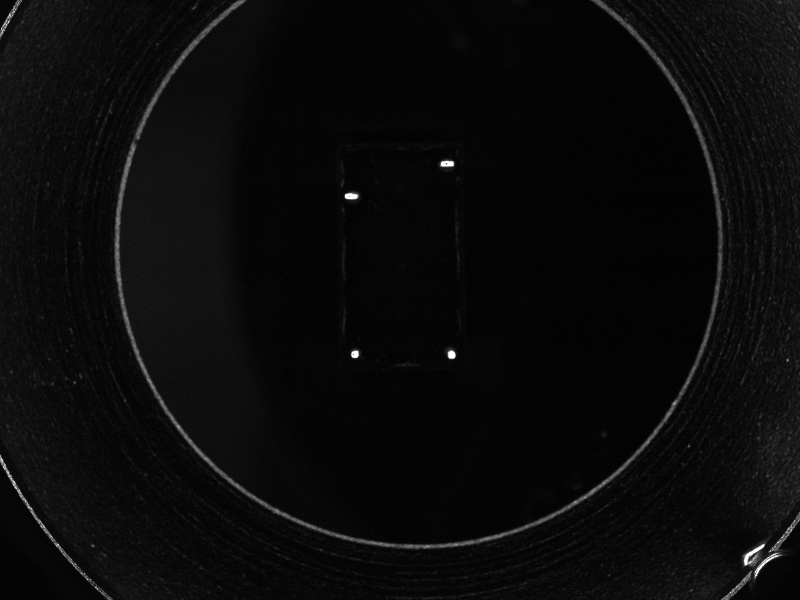
#> input picture facc/B01/B01-08.bmp, 1600 x 1200 px (shown at 1/2 size)
$ python B01.py   (older library calls are emulated)
#> lines starting #> are read from the running program, lines starting #| are printed output that depends on the picture; after the words box and inside, x2 and y2 are one past the last pixel; in counts of white or black regions, pixels touching at a corner belong together
#> in unitTest, input is the input picture: shape (1200, 1600, 3); min 0, max 255, mean 10.5
import cv2
import numpy as np
#去除指定大小的区域
from mpl_toolkits.mplot3d import Axes3D
import math
import matplotlib.pyplot as plt
import facc.HistUtil as histUtil
#用来强度分层
# [88 lines left out: functions intensitySlicing, RemoveSelectRegion, not called in this run]
#去除二值图像边缘的突出部
def delete_jut(src,uthreshold,vthreshold,type):
    threshold = 0
    dst = src.copy()
    sp = src.shape
    height = sp[0]
    width = sp[1]
    k = 0
    #type = 0 就是消除黑色的突出部 type=1就是消除白色的突出部
    mode = (1-type)*255
    modeInver = 255-mode
    for i in range(height-1):
        for j in range(width-1):
            #行消除
            if dst[i,j]== mode and dst[i,j+1] == modeInver:
                if j+uthreshold >= width:
                    for k in range(j+1,width):
                        dst[i,k] = mode
                else:
                    for k in range(j+2,j+uthreshold+1):
                        if dst[i,k] == mode:
                            break
                    if dst[i,k]  == mode:
                        for h in range(j+1,k):
                            dst[i,h] = mode
            #列消除
            if dst[i,j] == mode and dst[i+1,j] == modeInver:
                if i+vthreshold >= height:
                    for k in range(i+1,height):
                        dst[k,j] = mode
                else:

                    for k in range(i+2,i+vthreshold+1):
                        if dst[k,j] == mode:
                            break
                    if dst[k,j] == mode:
                        for h in range(i+1,k):
                            dst[h,j] = mode
    #根据需求，强制性去除上下四行
    for i in range(2):
        for j in range(width):
            dst[i,j] = mode;
    for i in range(height-1,height-3,-1):
        for j in range(width):
            dst[i,j] = mode;
    return dst

def inching(img,rect):
    x=0
    y=0
    height=0
    width =0
    #先对左列进行扫描
    #左列扫描区域
    left = img[rect[1]:rect[1]+rect[3],rect[0]-5:rect[0]+5]
    right = img[rect[1]:rect[1]+rect[3],rect[0]+rect[2]-5:rect[0]+rect[2]+5]
    up = img[rect[1]-3:rect[1]+3,rect[0]:rect[0]+rect[2]]
    down = img[rect[1]+rect[3]-3:rect[1]+rect[3]+3,rect[0]:rect[0]+rect[2]]
    anchor = (-1, -1);
    delta = 0;
    #自定义卷积核
    # kernel = np.zeros((1,3))
    # kernel[0,0]=-1;kernel[0,1]=1;kernel[0,2]=0
    # dst = cv2.filter2D(left,-1,kernel,anchor=anchor,delta=delta,borderType=cv2.BORDER_DEFAULT)
    #直接寻找靠近255一半的行或列
    #对列
    cols = np.sum(left, axis=0)
    cols = cols/left.shape[0]
    for i in range(len(cols)):
        if cols[i]>=200:
            x = i-5+rect[0]
            print(i)
            break;
    cols = np.sum(right, axis=0)
    cols = cols/right.shape[0]
    for i in range(len(cols)-1,-1,-1):
        if cols[i] >= 200:
            width = i - 5 + rect[0]+rect[2] -x
            print(i)
            break;
    rows = np.sum(up, axis=1)
    rows = rows/up.shape[1]
    for i in range(len(rows)):
        if rows[i] >= 200:
            y = i-3+rect[1]
            break;
    rows = np.sum(down, axis=1)
    rows = rows/down.shape[1]
    for i in range(len(rows)-1,-1,-1):
        if rows[i] >= 200:
            height = i-3+rect[1]+rect[3]-y;
            break;
    newRect = (x,y,width,height)
    return newRect

# [7 lines left out: function avgGray, not called in this run]
def process(input):
    #进行截取是为了降低时间和去噪
    ROIBGR = input[143:891, 393:1239]
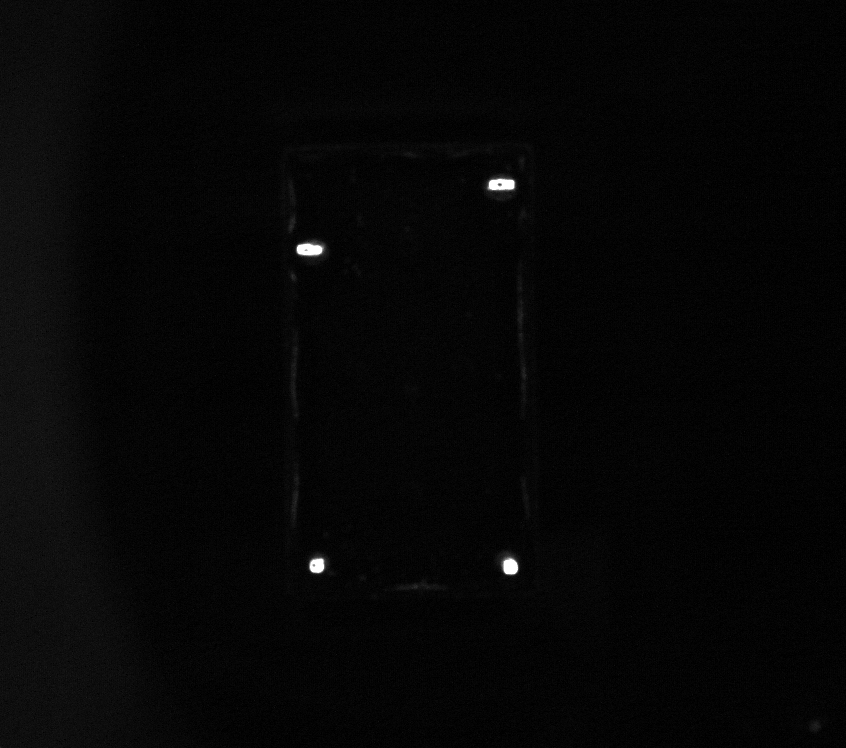
#> ROIBGR: shape (748, 846, 3); min 0, max 255, mean 5.9
    #为了方便，我们新建一个与input一样大小的图片;
    cv2.imshow("ROIsrc",ROIBGR)
    ROIgray = cv2.cvtColor(ROIBGR, cv2.COLOR_BGR2GRAY)
    #强度分层
    #intensitySlicing(ROIgray)
    #ROIgray = cv2.medianBlur(ROIgray,3)
    #因为精度要求很高，所以一切改变图像形态的操作都不能进行
    ret, ROI = cv2.threshold(ROIgray, 100, 255, cv2.THRESH_BINARY)
#> ROI: shape (748, 846); 0.16% white; 4 white regions
    #ROI = RemoveSelectRegion(ROI, 500, 0, 0, 1)
    cv2.imshow("roiBinary",ROI)
    #第一次获取轮廓，用来矫正矩形
    result, contours, hierarchy = cv2.findContours(ROI, cv2.RETR_TREE, cv2.CHAIN_APPROX_SIMPLE)
#> contours = 5 contours, 1 with area under 20; largest, box (x1, y1, x2, y2) and area: (296, 243, 324, 256) 261, (488, 178, 515, 190) 254, (502, 557, 518, 575) 198, (309, 558, 325, 573) 178
    result = np.zeros(ROI.shape, np.uint8)
    cv2.drawContours(result,contours,-1,255)
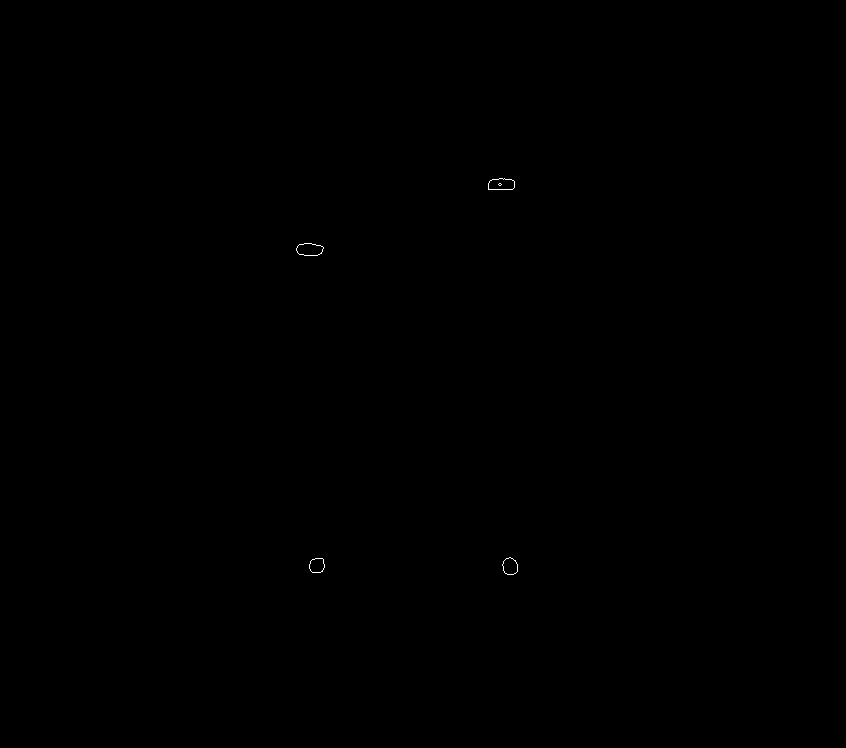
#> result: shape (748, 846); 0.04% white in thin lines or dots, all inside (x1, y1, x2, y2) = (296, 178, 518, 575)
    cv2.imshow("contours",result)
    for i in range(len(contours)):
        rect = cv2.boundingRect(contours[i])
        #先判断是圆还是方
        if math.fabs(rect[2]-rect[3])>8:#是长方形，进行去毛刺处理
            temp = ROI[rect[1]:rect[1]+rect[3],rect[0]:rect[0]+rect[2]]
            temp = delete_jut(temp,int(temp.shape[1]*2/5),int(temp.shape[0]*2/5),1)
            ROI[rect[1]:rect[1] + rect[3], rect[0]:rect[0] + rect[2]]=temp;
#> this loop made 5 passes
#> rect on passes 1, 2, 5: (309, 558, 16, 15), (502, 557, 16, 18), (498, 183, 4, 3)
#> (rect, threshold in delete_jut, height in delete_jut, width in delete_jut, mode in delete_jut, modeInver in delete_jut) on passes 3 to 4: ((296, 243, 28, 13), 0, 13, 28, 0, 255), ((488, 178, 27, 12), 0, 12, 27, 0, 255)
#> ROI: shape (748, 846); 0.14% white; 4 white regions
    cv2.imshow("newROI",ROI)
    # 第二次获取轮廓，用来确定中心点
    result, contours, hierarchy = cv2.findContours(ROI, cv2.RETR_TREE, cv2.CHAIN_APPROX_SIMPLE)
#> contours = 5 contours, 1 with area under 20; largest, box (x1, y1, x2, y2) and area: (502, 557, 518, 575) 198, (297, 245, 324, 254) 198, (488, 180, 515, 188) 178, (309, 558, 325, 573) 178
    result = np.zeros(ROI.shape, np.uint8)
    cv2.drawContours(result, contours, -1, 255)
#> result: shape (748, 846); 0.04% white in thin lines or dots, all inside (x1, y1, x2, y2) = (297, 180, 518, 575)
    cv2.imshow("contours2", result)
    colorlist = [(255,0,0),(0,255,0),(0,0,255),(0,0,0)]
    for i in range(len(contours)):
        if cv2.contourArea(contours[i]) < 100:
            continue
        rect = cv2.boundingRect(contours[i])
        cv2.rectangle(input, (rect[0]+393,rect[1]+143), (rect[0]+rect[2]+393,rect[1]+rect[3]+143), (0,0,255))
        if math.fabs(rect[2] - rect[3]) > 8:
            rect = inching(ROIgray,rect)
        #intensitySlicing(ROIgray[rect[1]:rect[1]+rect[3],rect[0]:rect[0]+rect[2]],i)
        cv2.rectangle(input, (rect[0]+393,rect[1]+143), (rect[0]+rect[2]+393,rect[1]+rect[3]+143), (0,255,0))
        cX = int(rect[0]+rect[2]/2) + 393
        cY = int(rect[1]+rect[3]/2) + 143
        cv2.line(input, (cX, cY - 10), (cX, cY + 10), colorlist[i])
        cv2.line(input, (cX - 10, cY), (cX + 10, cY), colorlist[i])
#> this loop made 5 passes
#> (anchor in inching, delta in inching, cols in inching, rows in inching) on passes 3 to 4: ((-1, -1), 0, [2175, 2022, 1766, 1080, 761, 505, 362, 251, 191, 158], [240.7, 236.7, 224.5, 182.4, 94.22, 45.7]), ((-1, -1), 0, [2040, 2040, 2034, 1939, 1143, 472, 241, 133, 93, 63], [230.4, 243.4, 246.7, 239.7, 183.8, 80.48])
#> (rect, cX, cY) on passes 1 to 2: ((309, 558, 16, 15), 710, 708), ((502, 557, 16, 18), 903, 709)
#| 6
#| 1
#| 6
#| 3
#> input: shape (1200, 1600, 3); 0.02% of pixels changed, all inside (x1, y1, x2, y2) = (690, 317, 914, 720)

def unitTest():
    input = cv2.imread("B01/B01-0" + str(8) + ".bmp", 1)
    process(input)
    cv2.imshow("result",input)

# [8 lines left out: function allTest, not called in this run]
if __name__ == '__main__':
    unitTest()
    cv2.waitKey(0)
